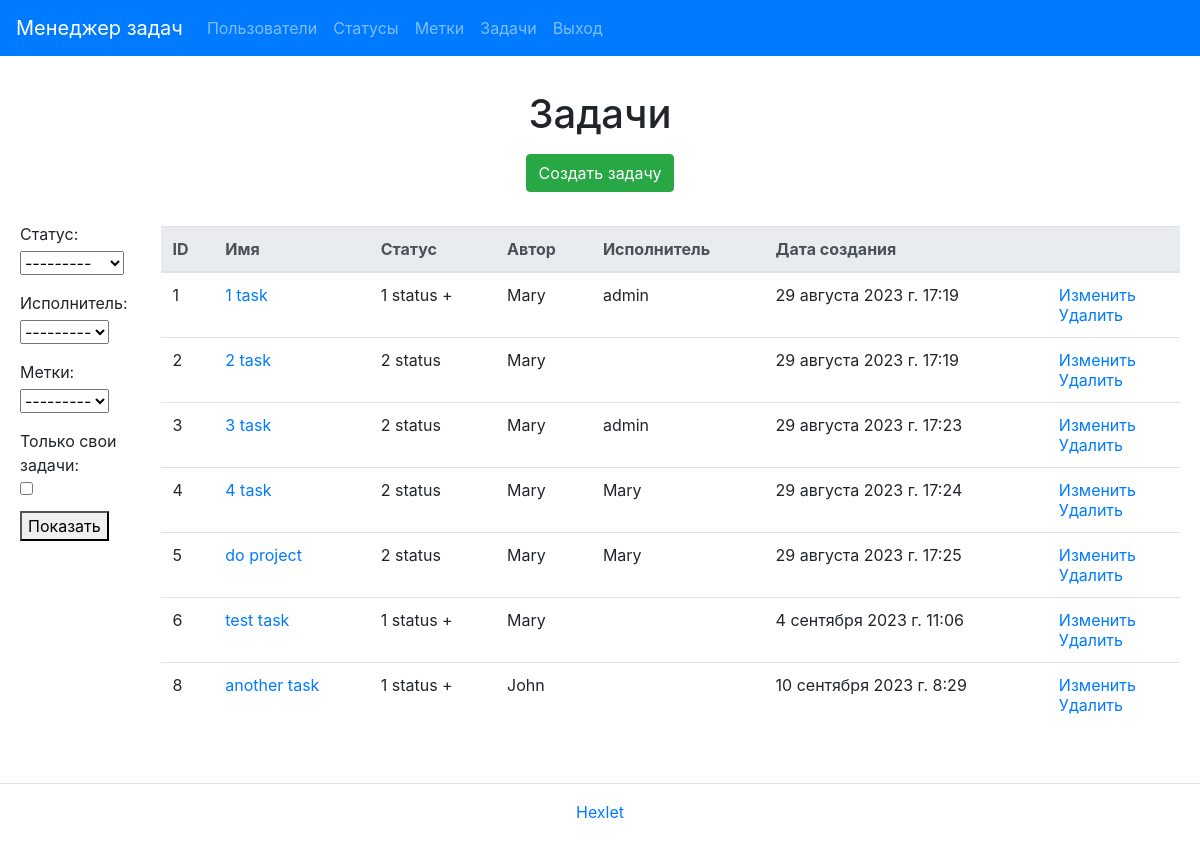
The page /ru/tasks/ (signed in) on the database its author committed.
### task_manager/tasks/models.py (models this page shows, shortened)
class Task(models.Model):
    name = models.CharField(max_length=30)
    description = models.TextField(blank=True)
    status = models.ForeignKey(Status, on_delete=models.PROTECT)
    creator = models.ForeignKey(
        User,
        on_delete=models.PROTECT,
        related_name='+',
        blank=True
    )
    executor = models.ForeignKey(User, on_delete=models.PROTECT, blank=True, null=True)
    labels = models.ManyToManyField(Label, blank=True)
    created_at = models.DateTimeField(default=timezone.now)

### task_manager/statuses/models.py (models this page shows)
class Status(models.Model):
    name = models.CharField(max_length=30)
    created_at = models.DateTimeField(auto_now_add=True)
    def __str__(self):
        return self.name

### task_manager/tasks/views.py (the view)
# urls.py: path('', TaskList.as_view(), name='task_index'),
class TaskList(UserLoginMixin, FilterView):
    model = Task
    template_name = 'tasks/index.html'
    context_object_name = 'tasks'
    filterset_class = TaskFilter

### task_manager/labels/models.py (called while the page is built)
    def __str__(self):
        return self.name

### task_manager/templates/tasks/index.html (shortened to what this page needs)
{% extends "base.html" %}
{% load i18n %}
{% block content %}
<h1 class="my-2 text-center">{% trans "Tasks" %}</h1>
<div class="d-flex justify-content-center mt-3 mb-0">
  <a class="btn btn-success btn-md" href="{% url 'task_create' %}">{% trans "Create task" %}</a>
</div>
<div class="container">
  <div class="flex-container">
    <div class="filter-form">
      <form method="get">
        {{ filter.form.as_p }}
        <button type="submit">{% trans 'Show' %}</button>
      </form>
    </div>
    <table class="table table-lg-responsive table-hover mt-4">
      <thead class="thead-light">
        <tr>
          <th>{% trans "ID" %}</th>
          <th>{% trans "Name" %}</th>
          <th>{% trans "Status" %}</th>
          <th>{% trans "Author" %}</th>
          <th>{% trans "Executor" %}</th>
          <th>{% trans "Creation date" %}</th>
          <th></th>
        </tr>
      </thead>
      <tbody>
        {% if tasks %}
          {% for task in tasks %}
          <tr>
            <td>{{ task.id }}</td>
            <td><a href="{% url 'task_single' task.id %}">{{ task.name }}</a></td>
            <td>{{ task.status }}</td>
            <td>{{ task.creator }}</td>
            {% if task.executor %}
            <td>{{ task.executor }}</td>
            {% else %}
            <td></td>
            {% endif %}
            <td>{{ task.created_at }}</td>
            <td>
              <a href="{% url 'task_update' task.id %}">{% trans "Modify" %}</a>
              <br>
              <a href="{% url 'task_delete' task.id %}">{% trans "Delete" %}</a>
            </td>
          </tr>
          {% endfor %}
        {% endif %}
      </tbody>
    </table>
  </div>
</div>
{% endblock %}

### task_manager/templates/tasks/index.html (style rules this page uses)
.flex-container { display: flex; }
.container { max-width: 100%; padding: 10px 10px 20px 10px; }
.filter-form { margin-top: 20px; }
.filter-form label { display: block; margin-bottom: 5px; }

### rows shown on the page
Task: id "1", name "1 task", status "1 status +", creator "Mary", executor "admin", created_at "29 августа 2023 г. 17:19"
Task: id "2", name "2 task", status "2 status", creator "Mary", created_at "29 августа 2023 г. 17:19"
Task: id "3", name "3 task", status "2 status", creator "Mary", executor "admin", created_at "29 августа 2023 г. 17:23"
Task: id "4", name "4 task", status "2 status", creator "Mary", executor "Mary", created_at "29 августа 2023 г. 17:24"
Task: id "5", name "do project", status "2 status", creator "Mary", executor "Mary", created_at "29 августа 2023 г. 17:25"
Task: id "6", name "test task", status "1 status +", creator "Mary", created_at "4 сентября 2023 г. 11:06"
Task: id "8", name "another task", status "1 status +", creator "John", created_at "10 сентября 2023 г. 8:29"
